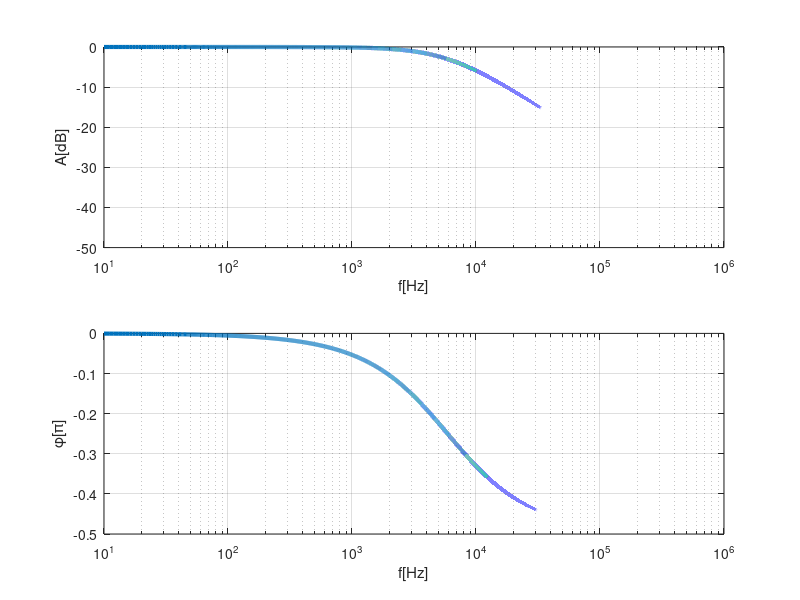

Reproduce this figure in MATLAB.
clear all; clc; format compact; format short g;
%parameter
R=2700;
C=10e-9;
Rl=1000;
dt=1e-1
f_0=10;
f_E=1e6;
N=1e6;
lw=3;
%f_0=0; f_E=10^5; N=10^5; lw=3;
%Funktionen
%g=@(f)0.5*f.*exp(j*2*pi*f/10^5);
g=@(f)1./(1+2*pi*f*1i*C*R);
% daten
f_data=linspace(f_0,f_E,N);
g_data=g(f_data);
%PLOT
figure(1);
subplot(2,1,1);
semilogx(f_data,20*log(abs(g_data))/log(10),'linewidth',lw);
xlabel('f[Hz]');ylabel('A[dB]');
grid on;
subplot(2,1,2);
semilogx(f_data,angle(g_data)/pi,'linewidth',lw);
xlabel('f[Hz]');ylabel('\phi[\pi]');
grid on;